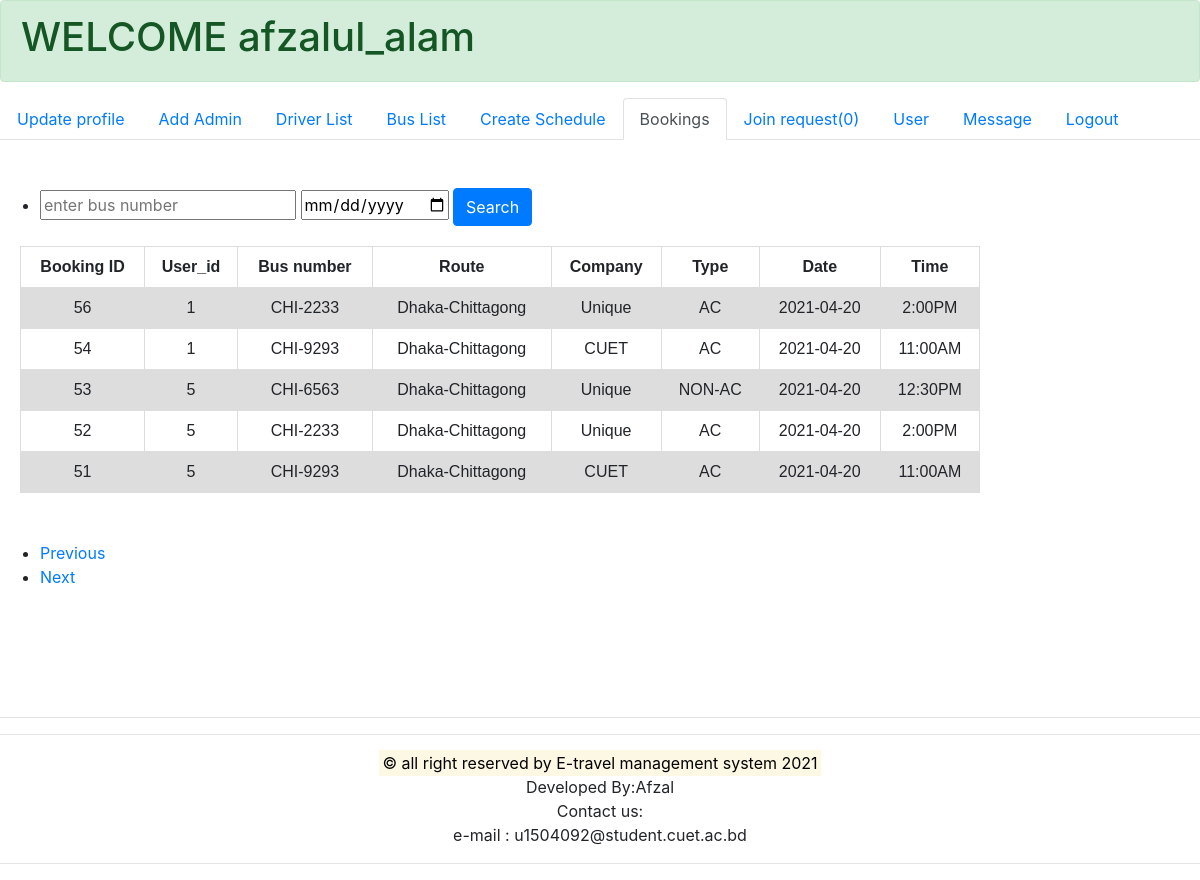
The app's page /admin_bookings.php (signed in) with its own data.
### tables this page shows
CREATE TABLE `bookings` (
  `booking_id` int(10) NOT NULL,
  `user_id` int(10) NOT NULL,
  `schedule_id` int(10) NOT NULL
);

### function/common_function.php (called while the page is built, shortened)
<?php
    $record=10;
    $session_admin_username='etravel_admin_username';
?>

### function/admin_function.php (the view, shortened to what this page needs)
<?php
    include "function/common_function.php";
   function get_admin_session_name()
   {
       global $session_admin_username;
       return $_SESSION[$session_admin_username];
   }
    function read_bookings($page)
    {
        global $connection,$record;
        $page*=$record;
        $query="select bookings.booking_id, bookings.user_id, dsb.number, dsb.route, dsb.company, dsb.type, dsb.date, dsb.time from bookings INNER JOIN (SELECT ds.id, bus_info.number, ds.route, bus_info.company, bus_info.type, ds.date, ds.time FROM daily_schedule as ds inner join bus_info on ds.bus_id=bus_info.id) as dsb on dsb.id=bookings.schedule_id order by booking_id desc limit $page,$record ";
        $result=mysqli_query($connection,$query);
        fetch_row_bookings($result);
    }
    function fetch_row_bookings($read_result)
    {
        echo '<table border="1" width=60%>
         <tr>
            <th>Booking ID</th>
            <th>User_id</th>
            <th>Bus number</th>
            <th>Route</th>
            <th>Company</th>
            <th>Type</th>
            <th>Date</th>
            <th>Time</th>
        </tr>';
        while ($row = mysqli_fetch_assoc($read_result))
        {
            echo '<tr>
                    <td>'.$row['booking_id'].'</td>
                    <td>'.$row['user_id'].'</td>
                    <td>'.$row['number'].'</td>
                    <td>'.$row['route'].'</td>
                    <td>'.$row['company'].'</td>
                    <td>'.$row['type'].'</td>
                    <td>'.$row['date'].'</td>
                    <td>'.$row['time'].'</td>
                </tr>';
        }
        echo'</table><br><br>';
    }
    function total_request()
    {
        global $connection;
        $query="select * from user where account_status=0";
        $result=mysqli_query($connection,$query);
        return mysqli_num_rows($result);
    }
    function admin_navbar($active)
    {
        $join_request=total_request();
        $admin_username=get_admin_session_name();
        echo '<div class="alert alert-success" role="alert" text-align:center>
        <h1>WELCOME '.$admin_username.'</h1>
        </div>
        <ul class="nav nav-tabs">
          <li class="nav-item">
            <a class="nav-link '.$active[0].'" href="admin_update.php">Update profile</a>
          </li>
          <li class="nav-item">
            <a class="nav-link '.$active[1].'" href="admin_sign_up.php">Add Admin</a>
          </li>
          <li class="nav-item">
            <a class="nav-link '.$active[2].'"  href="driver_list.php">Driver List</a>
          </li>
          <li class="nav-item">
            <a class="nav-link '.$active[3].'"  href="bus_list.php">Bus List</a>
          </li>
          <li class="nav-item">
            <a class="nav-link '.$active[4].'"  href="admin_schedule.php">Create Schedule</a>
          </li>
          <li class="nav-item">
            <a class="nav-link '.$active[5].'"  href="admin_bookings.php">Bookings</a>
          </li>
          <li class="nav-item">
            <a class="nav-link '.$active[6].'"  href="admin_user_join_request.php">Join request('.$join_request.')</a>
          </li>
          <li class="nav-item">
            <a class="nav-link '.$active[7].'"  href="admin_user_no.php">User</a>
          </li>
         <li class="nav-item">
            <a class="nav-link '.$active[8].'"  href="admin_feedback.php">Message</a>
          </li>
          <li class="nav-item">
            <a class="nav-link" href="admin_logout.php">Logout</a>
          </li>
        </ul>
        <br><br>';
    }
?>

### header_footer/header.php (style rules this page uses)
table { font-family: arial, sans-serif; border-collapse: collapse; width: 80%; margin-top:20px ; margin-left:20px }
td, th { border: 1px solid #dddddd; text-align: left; padding: 8px; text-align: center; }
tr:nth-child(even) { background-color: #dddddd; }

### records on screen
bookings: booking_id "56", user "1", number "CHI-2233", route "Dhaka-Chittagong", company "Unique", type "AC", date "2021-04-20", time "2:00PM"
bookings: booking_id "54", user "1", number "CHI-9293", route "Dhaka-Chittagong", company "CUET", type "AC", date "2021-04-20", time "11:00AM"
bookings: booking_id "53", user "5", number "CHI-6563", route "Dhaka-Chittagong", company "Unique", type "NON-AC", date "2021-04-20", time "12:30PM"
bookings: booking_id "52", user "5", number "CHI-2233", route "Dhaka-Chittagong", company "Unique", type "AC", date "2021-04-20", time "2:00PM"
bookings: booking_id "51", user "5", number "CHI-9293", route "Dhaka-Chittagong", company "CUET", type "AC", date "2021-04-20", time "11:00AM"

### other values on screen
$admin_username "afzalul_alam"
$join_request "0"
